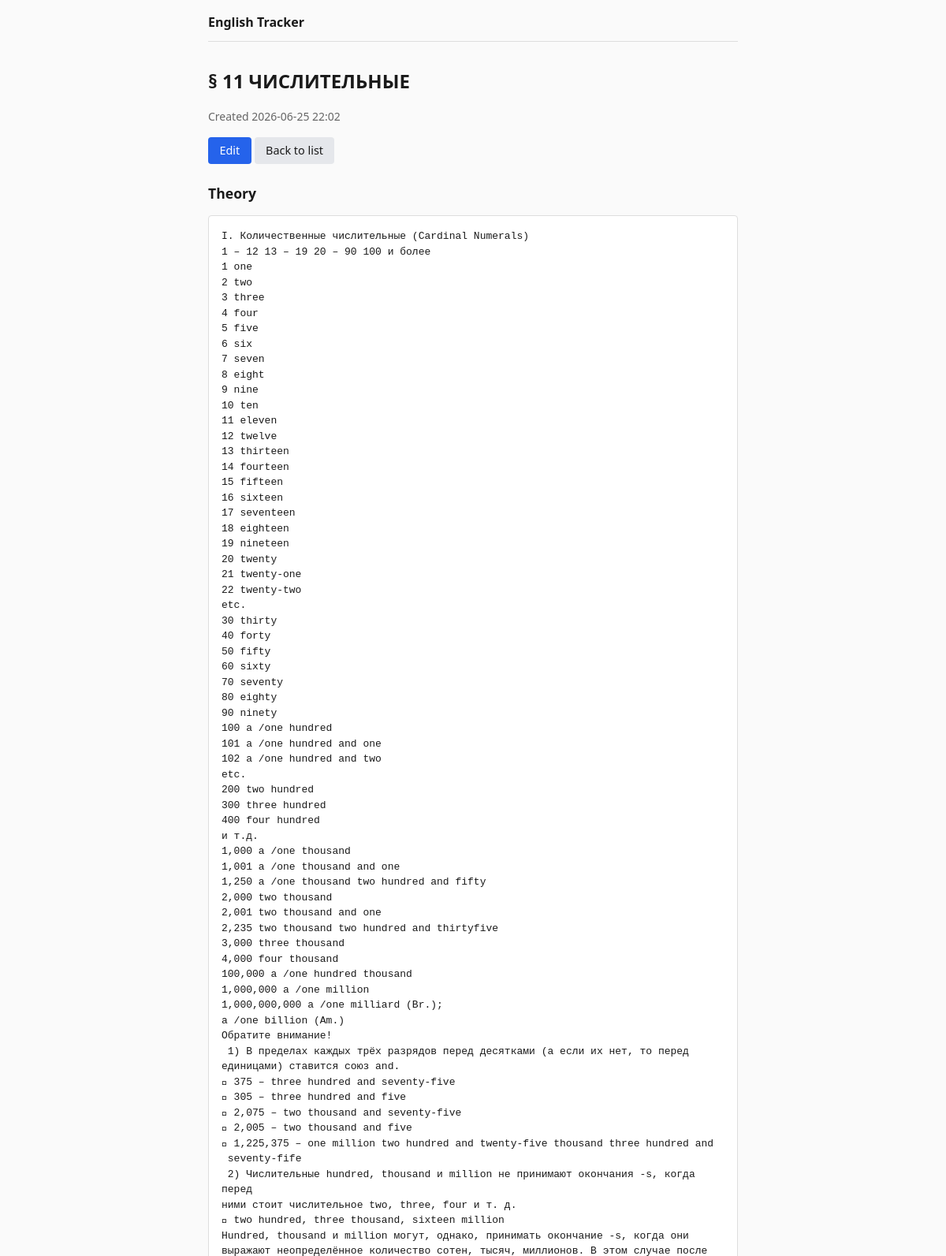
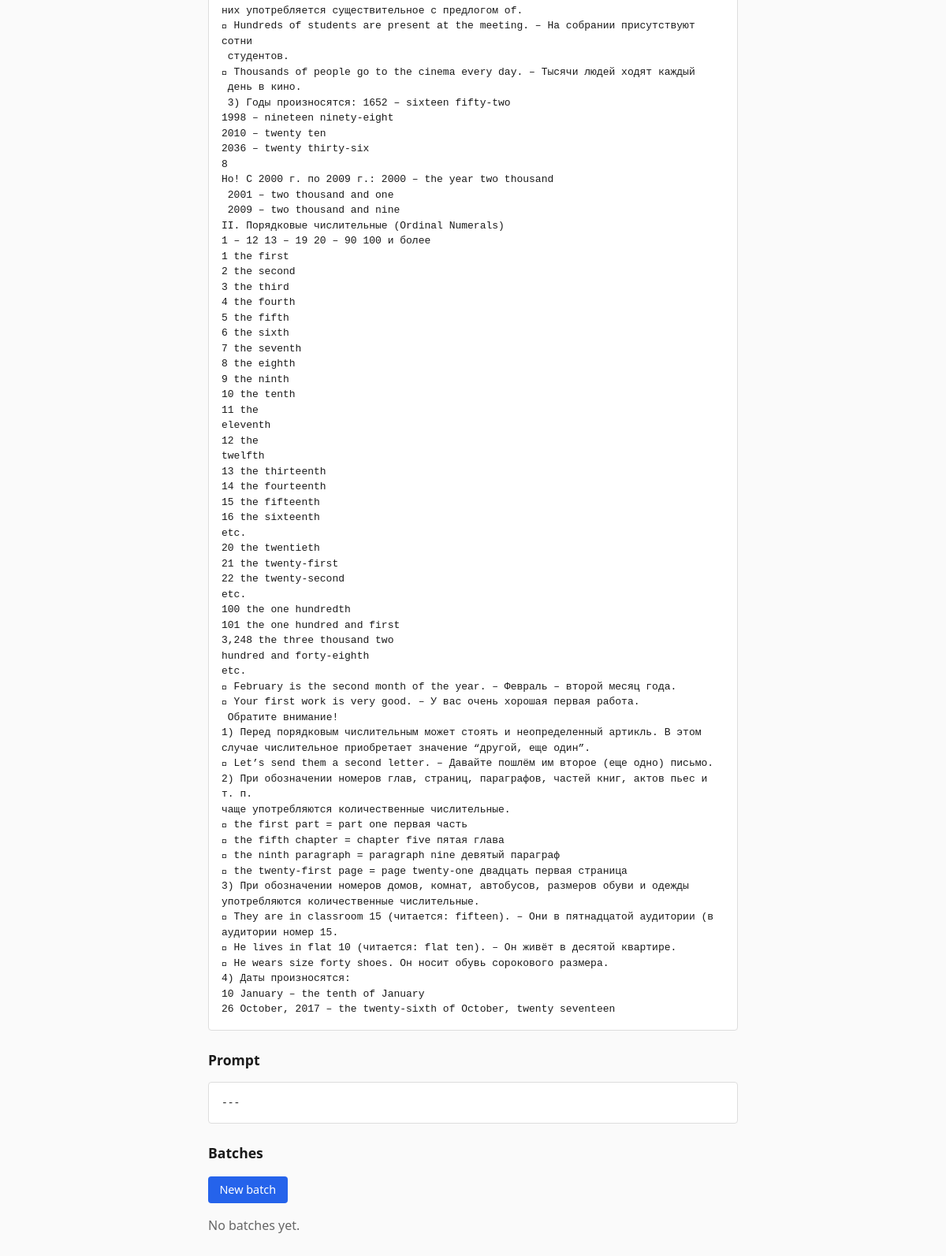
Screenshot of /topics/1 with the database file from the repository (2 pictures, top to bottom).
### app/models.py (models this page shows)
class Topic(Base):
    __tablename__ = "topics"
    id = Column(Integer, primary_key=True, autoincrement=True)
    title = Column(String, nullable=False)
    theory = Column(Text)
    prompt = Column(Text)
    created_at = Column(DateTime)

### app/routes/topics.py (the view)
@router.get("/topics/{topic_id}", response_class=HTMLResponse)
def topic_detail(request: Request, topic_id: int, db: Session = Depends(get_db)):
    topic = topic_service.get_topic(db, topic_id)
    if topic is None:
        raise HTTPException(status_code=404, detail="Topic not found")
    batches = batch_service.list_batches_for_topic(db, topic_id)
    return templates.TemplateResponse(
        request,
        "topics/detail.html",
        {"topic": topic, "batches": batches},
    )

### app/templates/topics/detail.html (shortened to what this page needs)
{% extends "base.html" %}
{% block content %}
<h1>{{ topic.title }}</h1>
{% if topic.created_at %}
<p class="meta">Created {{ topic.created_at.strftime("%Y-%m-%d %H:%M") }}</p>
{% endif %}
<p><a href="/topics/{{ topic.id }}/edit" class="btn">Edit</a>
   <a href="/topics" class="btn-secondary">Back to list</a></p>
<section>
    <h2>Theory</h2>
    {% if topic.theory %}
    <pre class="content">{{ topic.theory }}</pre>
    {% else %}
    <p class="empty">No theory yet.</p>
    {% endif %}
</section>
<section>
    <h2>Prompt</h2>
    {% if topic.prompt %}
    <pre class="content">{{ topic.prompt }}</pre>
    {% else %}
    <p class="empty">No prompt yet.</p>
    {% endif %}
</section>
<section>
    <h2>Batches</h2>
    <p><a href="/topics/{{ topic.id }}/batches/new" class="btn">New batch</a></p>
    {% if batches %}
    <ul class="topic-list">
        {% for batch in batches %}
        <li>
            <a href="/topics/{{ topic.id }}/batches/{{ batch.id }}">{{ batch.name }}</a>
            <span class="meta">{{ batch.status or "—" }}</span>
        </li>
        {% endfor %}
    </ul>
    {% else %}
    <p class="empty">No batches yet.</p>
    {% endif %}
</section>
{% endblock %}

### app/static/css/style.css (style rules this page uses)
* { box-sizing: border-box; }
body { font-family: system-ui, sans-serif; line-height: 1.5; max-width: 720px; margin: 0 auto; padding: 1rem 1.5rem; color: #1a1a1a; background: #fafafa; }
h1 { font-size: 1.5rem; margin-top: 0; }
h2 { font-size: 1.1rem; margin-top: 1.5rem; }
a { color: #2563eb; }
.meta { color: #666; font-size: 0.875rem; }
.empty { color: #666; }
.btn, .btn-secondary { display: inline-block; padding: 0.4rem 0.9rem; border-radius: 4px; text-decoration: none; font-size: 0.9rem; border: none; cursor: pointer; }
.btn { background: #2563eb; color: #fff; }
.btn-secondary { background: #e5e7eb; color: #1a1a1a; }
.content { white-space: pre-wrap; background: #fff; border: 1px solid #ddd; border-radius: 4px; padding: 1rem; overflow-x: auto; }
section { margin-top: 1rem; }

### rows the page displays
Topic: title "§ 11 ЧИСЛИТЕЛЬНЫЕ", created_at "2026-06-25 22:02", theory "I. Количественные числительные (Cardinal Numerals) 1 – 12 13 – 19 20 – 90 100 и более 1 one 2 two 3 three 4 four 5 five 6 six 7 seven 8 eight 9 nine 10 ten 11 eleven 12 twelve 13 thirteen 14 fourteen 15 fifteen 16 sixteen 17 seventeen 18 eighteen 19 nineteen 20 twenty 21 twenty-one 22 twenty-two etc. 30 thirty 40 forty 50 fifty 60 sixty 70 seventy 80 eighty 90 ninety 100 a /one hundred 101 a /one hundred and one 102 a /one hundred and two etc. 200 two hundred 300 three hundred 400 four hundred и т.д. 1,000 a /one thousand 1,001 a /one thousand and one 1,250 a /one thousand two hundred and fifty 2,000 two thousand 2,001 two thousand and one 2,235 two thousand two hundred and thirtyfive 3,000…", prompt "---"
